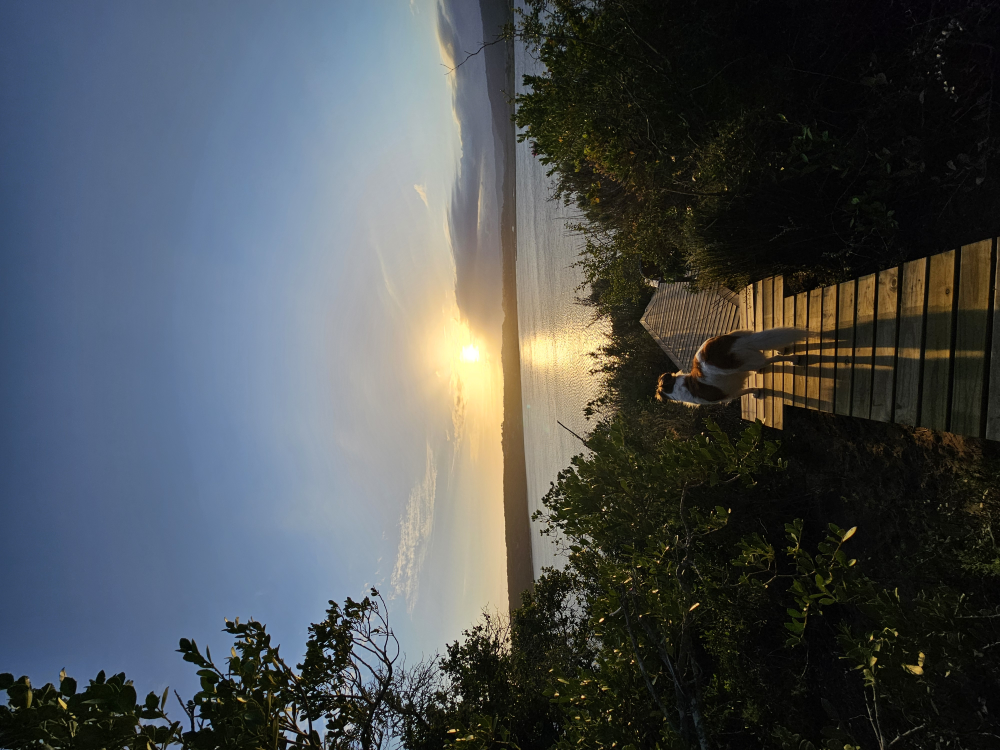
#> input picture assets/photo/20251227_191208.jpg, 4000 x 3000 px (shown at 1/4 size); its folder holds only this picture in this run
$ python photo_converter.py
#> lines starting #> are read from the running program, lines starting #| are printed output that depends on the picture
from PIL import Image, ImageOps
from pathlib import Path

input_folder = Path(__file__).resolve().parent
output_folder = input_folder / "resized"

output_folder.mkdir(exist_ok=True)

MAX_SIZE = (660, 344)

for file in input_folder.iterdir():

    if file.suffix.lower() not in [".jpg", ".jpeg", ".png"]:
        continue

    try:
        with Image.open(file) as img:

            # EXIF-Rotation korrigieren
#> img is the input picture: PIL image 4000x3000 RGB; mean R, G, B 75.7, 80.5, 83
            img = ImageOps.exif_transpose(img)
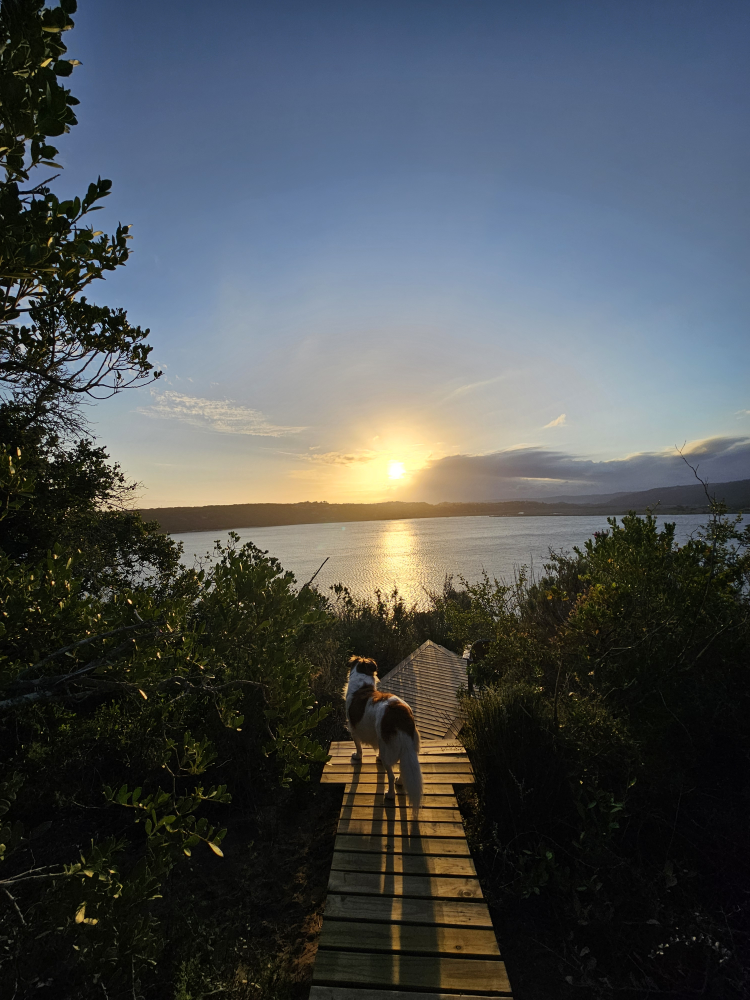
#> img: PIL image 3000x4000 RGB (shown at 1/4 size); mean R, G, B 75.7, 80.5, 83

            # Seitenverhältnis beibehalten
            img = ImageOps.fit(img, MAX_SIZE, method=Image.Resampling.LANCZOS)
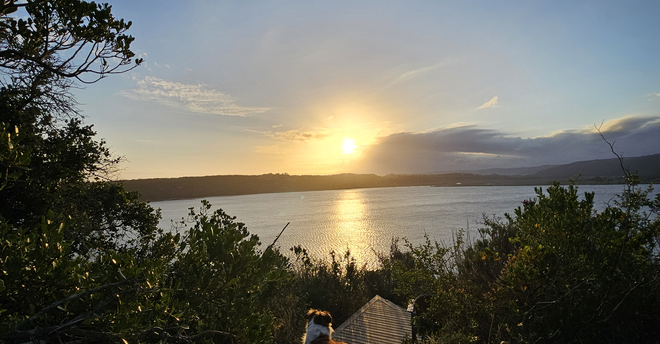
#> img: PIL image 660x344 RGB; mean R, G, B 108.1, 107.3, 97.5

            # JPEG benötigt RGB
            img = img.convert("RGB")

            output_file = output_folder / f"{file.stem}.jpg"

            img.save(
                output_file,
                "JPEG",
                quality=80,
                optimize=True
            )

            print(f"{file.name}: {img.size} → {output_file.stat().st_size / 1024:.0f} KB")

    except Exception as e:
        print(f"Fehler bei {file.name}: {e}")

print("Fertig!")
